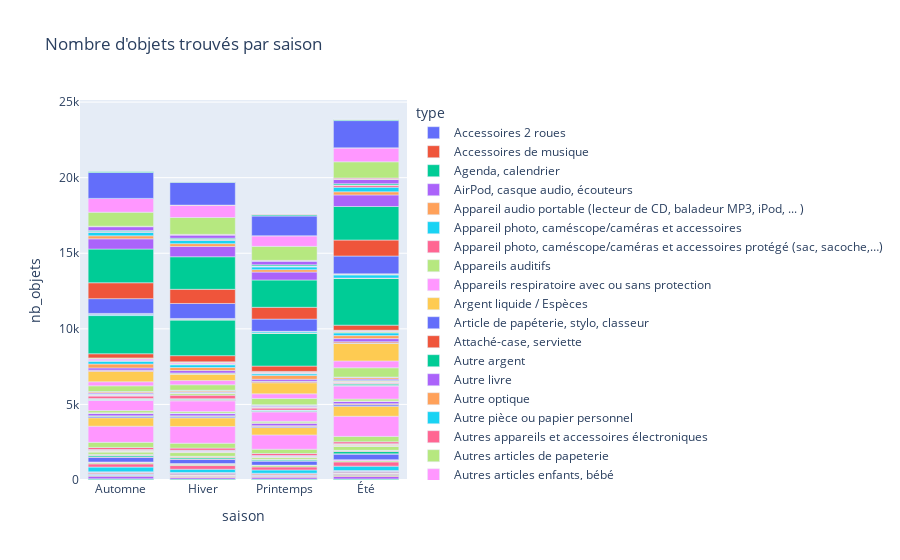

Write notebook code for a chart like this one.
### Code cell
# Affichez le nombre d'objets trouvés en fonction du type de d'objet et de la saison sur un graphique. Il y a t il une correlation entre ces deux variables d'après le graphique?
query = """SELECT date , type
FROM ObjetsTrouves """

df_test = pd.read_sql_query(query, conn)
df_test['saison'] = df_test['date'].apply(get_season)
df_test = df_test.groupby(['saison', 'type'])['date'].count().reset_index()

# renomme la colonne date en nb_objets
df_test.rename(columns={'date': 'nb_objets'}, inplace=True)
# fait le graphique beau complet
barplot = px.bar(df_test, x="saison", y="nb_objets", color="type", title="Nombre d'objets trouvés par saison")
barplot.show()
